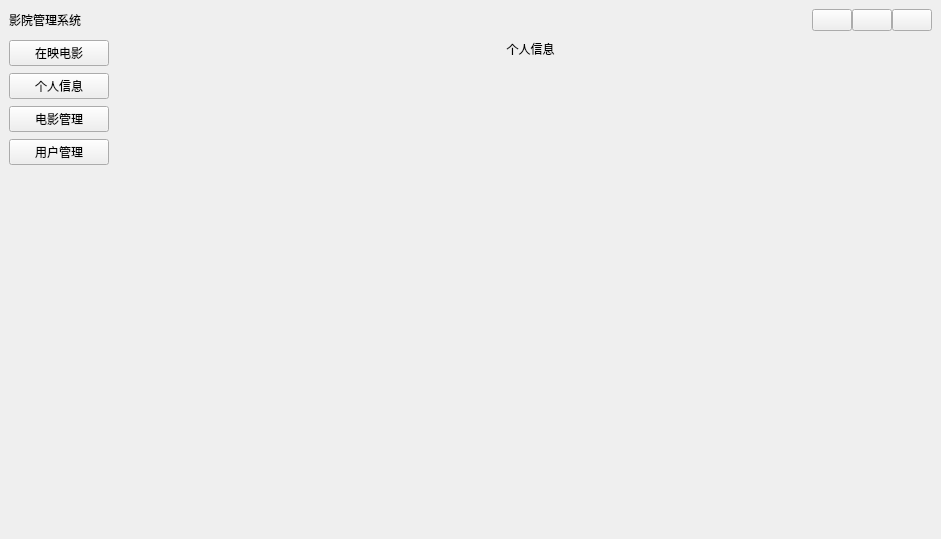
<?xml version="1.0" encoding="UTF-8"?>
<ui version="4.0">
 <class>TicketingSystem</class>
 <widget class="QWidget" name="TicketingSystem">
  <property name="geometry">
   <rect>
    <x>0</x>
    <y>0</y>
    <width>941</width>
    <height>539</height>
   </rect>
  </property>
  <property name="windowTitle">
   <string>票务系统</string>
  </property>
  <property name="windowIcon">
   <iconset resource="res.qrc">
    <normaloff>:/image/TicketingSytem.svg</normaloff>:/image/TicketingSytem.svg</iconset>
  </property>
  <layout class="QVBoxLayout" name="verticalLayout">
   <property name="spacing">
    <number>0</number>
   </property>
   <property name="leftMargin">
    <number>9</number>
   </property>
   <property name="topMargin">
    <number>9</number>
   </property>
   <property name="rightMargin">
    <number>9</number>
   </property>
   <property name="bottomMargin">
    <number>9</number>
   </property>
   <item>
    <widget class="QWidget" name="widget_sys_header" native="true">
     <layout class="QHBoxLayout" name="horizontalLayout">
      <property name="spacing">
       <number>0</number>
      </property>
      <property name="leftMargin">
       <number>0</number>
      </property>
      <property name="topMargin">
       <number>0</number>
      </property>
      <property name="rightMargin">
       <number>0</number>
      </property>
      <property name="bottomMargin">
       <number>0</number>
      </property>
      <item>
       <widget class="QLabel" name="label_title">
        <property name="text">
         <string>影院管理系统</string>
        </property>
       </widget>
      </item>
      <item>
       <spacer name="horizontalSpacer">
        <property name="orientation">
         <enum>Qt::Horizontal</enum>
        </property>
        <property name="sizeHint" stdset="0">
         <size>
          <width>40</width>
          <height>20</height>
         </size>
        </property>
       </spacer>
      </item>
      <item alignment="Qt::AlignTop">
       <widget class="QPushButton" name="pushButton_min">
        <property name="text">
         <string/>
        </property>
        <property name="icon">
         <iconset resource="res.qrc">
          <normaloff>:/image/min.svg</normaloff>:/image/min.svg</iconset>
        </property>
       </widget>
      </item>
      <item alignment="Qt::AlignTop">
       <widget class="QPushButton" name="pushButton_max">
        <property name="text">
         <string/>
        </property>
        <property name="icon">
         <iconset resource="res.qrc">
          <normaloff>:/image/max.svg</normaloff>:/image/max.svg</iconset>
        </property>
       </widget>
      </item>
      <item alignment="Qt::AlignTop">
       <widget class="QPushButton" name="pushButton_close">
        <property name="text">
         <string/>
        </property>
        <property name="icon">
         <iconset resource="res.qrc">
          <normaloff>:/image/close.svg</normaloff>:/image/close.svg</iconset>
        </property>
       </widget>
      </item>
     </layout>
    </widget>
   </item>
   <item>
    <widget class="QWidget" name="widget_sys_body" native="true">
     <layout class="QHBoxLayout" name="horizontalLayout_2" stretch="1,8">
      <property name="spacing">
       <number>20</number>
      </property>
      <property name="leftMargin">
       <number>0</number>
      </property>
      <property name="topMargin">
       <number>0</number>
      </property>
      <property name="rightMargin">
       <number>0</number>
      </property>
      <property name="bottomMargin">
       <number>0</number>
      </property>
      <item>
       <widget class="QWidget" name="widget_sideBar" native="true">
        <layout class="QVBoxLayout" name="verticalLayout_2">
         <property name="spacing">
          <number>7</number>
         </property>
         <property name="leftMargin">
          <number>0</number>
         </property>
         <property name="rightMargin">
          <number>0</number>
         </property>
         <property name="bottomMargin">
          <number>0</number>
         </property>
         <item>
          <widget class="QPushButton" name="pushButton_movies">
           <property name="text">
            <string>在映电影</string>
           </property>
           <property name="autoExclusive">
            <bool>true</bool>
           </property>
          </widget>
         </item>
         <item>
          <widget class="QPushButton" name="pushButton_cinemainfo">
           <property name="text">
            <string>个人信息</string>
           </property>
           <property name="autoExclusive">
            <bool>true</bool>
           </property>
          </widget>
         </item>
         <item>
          <widget class="QPushButton" name="pushButton_movieManager">
           <property name="text">
            <string>电影管理</string>
           </property>
          </widget>
         </item>
         <item>
          <widget class="QPushButton" name="pushButton_memManager">
           <property name="text">
            <string>用户管理</string>
           </property>
           <property name="autoExclusive">
            <bool>true</bool>
           </property>
          </widget>
         </item>
         <item>
          <spacer name="verticalSpacer">
           <property name="orientation">
            <enum>Qt::Vertical</enum>
           </property>
           <property name="sizeHint" stdset="0">
            <size>
             <width>20</width>
             <height>40</height>
            </size>
           </property>
          </spacer>
         </item>
        </layout>
       </widget>
      </item>
      <item>
       <widget class="QStackedWidget" name="stackedWidget_content">
        <property name="currentIndex">
         <number>2</number>
        </property>
        <widget class="QWidget" name="page_hitFilm">
         <layout class="QVBoxLayout" name="verticalLayout_3"/>
        </widget>
        <widget class="hotfilm" name="page"/>
        <widget class="QWidget" name="page_personalCenter">
         <layout class="QVBoxLayout" name="verticalLayout_4">
          <item>
           <widget class="QLabel" name="label_2">
            <property name="sizePolicy">
             <sizepolicy hsizetype="Preferred" vsizetype="Fixed">
              <horstretch>0</horstretch>
              <verstretch>0</verstretch>
             </sizepolicy>
            </property>
            <property name="text">
             <string>个人信息</string>
            </property>
            <property name="alignment">
             <set>Qt::AlignCenter</set>
            </property>
           </widget>
          </item>
          <item>
           <widget class="PersonalInfo" name="widget_personalInfo" native="true"/>
          </item>
         </layout>
        </widget>
        <widget class="FilmManager" name="page_filmManager"/>
        <widget class="MemberManager" name="page_userManager"/>
       </widget>
      </item>
     </layout>
    </widget>
   </item>
  </layout>
 </widget>
 <customwidgets>
  <customwidget>
   <class>PersonalInfo</class>
   <extends>QWidget</extends>
   <header location="global">personalinfo.h</header>
   <container>1</container>
  </customwidget>
  <customwidget>
   <class>MemberManager</class>
   <extends>QWidget</extends>
   <header location="global">membermanager.h</header>
   <container>1</container>
  </customwidget>
  <customwidget>
   <class>FilmManager</class>
   <extends>QWidget</extends>
   <header location="global">filmmanager.h</header>
   <container>1</container>
  </customwidget>
  <customwidget>
   <class>hotfilm</class>
   <extends>QWidget</extends>
   <header location="global">hotfilm.h</header>
   <container>1</container>
  </customwidget>
 </customwidgets>
 <resources>
  <include location="res.qrc"/>
 </resources>
 <connections/>
</ui>
